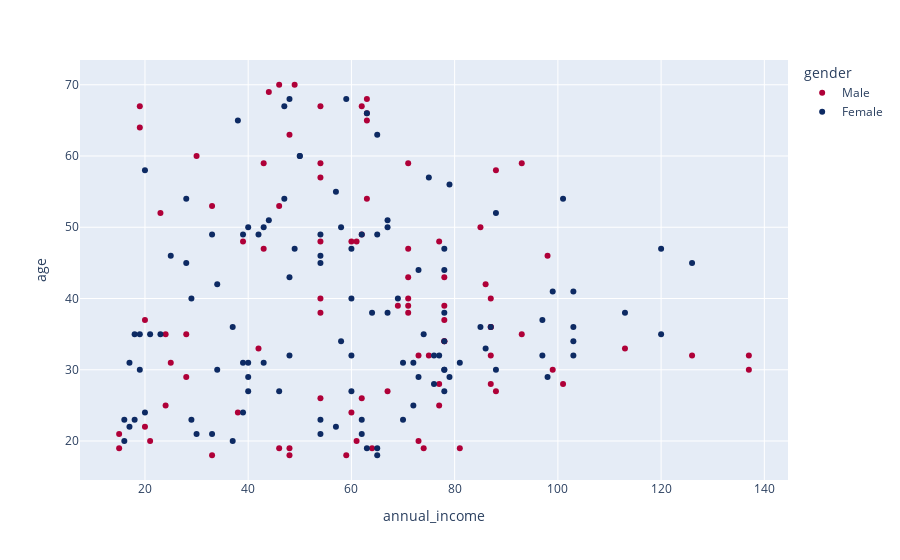

Write notebook code for a chart like this one.
### Code cell
px.scatter(data_frame=df,x="annual_income",y="age",color="gender",color_discrete_sequence=px.colors.qualitative.Dark24_r)

### Figure 1 — Plotly figure (JSON) as saved in the notebook; plotly's stock layout.template omitted (floating-point values rounded to 4 significant figures)
{"data": [{"hovertemplate": "gender=Male<br>annual_income=%{x}<br>age=%{y}<extra></extra>", "legendgroup": "Male", "marker": {"color": "#AF0038", "symbol": "circle"}, "mode": "markers", "name": "Male", "orientation": "v", "showlegend": true, "type": "scatter", "x": [15, 15, 19, 19, 20, 20, 21, 23, 24, 24, 25, 28, 28, 30, 33, 33, 38, 39, 42, 43, 43, 44, 46, 46, 46, 48, 48, 48, 49, 54, 54, 54, 54, 54, 54, 54, 59, 60, 60, 61, 61, 62, 62, 62, 63, 63, 63, 63, 64, 67, 69, 71, 71, 71, 71, 71, 71, 73, 73, 74, 75, 77, 77, 77, 78, 78, 78, 78, 78, 81, 85, 86, 87, 87, 87, 87, 87, 88, 88, 93, 93, 98, 99, 101, 113, 126, 137, 137], "xaxis": "x", "y": [19, 21, 64, 67, 37, 22, 20, 52, 35, 25, 31, 29, 35, 60, 53, 18, 24, 48, 33, 59, 47, 69, 53, 70, 19, 63, 18, 19, 70, 59, 26, 40, 57, 38, 67, 48, 18, 48, 24, 48, 20, 67, 26, 49, 54, 68, 66, 65, 19, 27, 39, 43, 40, 59, 38, 47, 39, 20, 32, 19, 32, 25, 28, 48, 34, 43, 39, 37, 34, 19, 50, 42, 32, 40, 28, 36, 36, 58, 27, 59, 35, 46, 30, 28, 33, 32, 32, 30], "yaxis": "y"}, {"hovertemplate": "gender=Female<br>annual_income=%{x}<br>age=%{y}<extra></extra>", "legendgroup": "Female", "marker": {"color": "#0D2A63", "symbol": "circle"}, "mode": "markers", "name": "Female", "orientation": "v", "showlegend": true, "type": "scatter", "x": [16, 16, 17, 17, 18, 18, 19, 19, 20, 20, 21, 23, 25, 28, 28, 29, 29, 30, 33, 33, 34, 34, 37, 37, 38, 39, 39, 39, 40, 40, 40, 40, 42, 43, 43, 44, 46, 47, 47, 48, 48, 48, 49, 50, 50, 54, 54, 54, 54, 54, 57, 57, 58, 58, 59, 60, 60, 60, 60, 62, 62, 62, 63, 63, 64, 65, 65, 65, 65, 67, 67, 67, 69, 70, 70, 72, 72, 73, 73, 74, 75, 76, 76, 77, 78, 78, 78, 78, 78, 78, 78, 79, 79, 81, 85, 86, 87, 88, 88, 97, 97, 98, 99, 101, 103, 103, 103, 103, 113, 120, 120, 126], "xaxis": "x", "y": [20, 23, 31, 22, 35, 23, 30, 35, 58, 24, 35, 35, 46, 54, 45, 40, 23, 21, 49, 21, 42, 30, 36, 20, 65, 31, 49, 24, 50, 27, 29, 31, 49, 31, 50, 51, 27, 67, 54, 43, 68, 32, 47, 60, 60, 45, 23, 49, 46, 21, 55, 22, 34, 50, 68, 40, 32, 47, 27, 23, 49, 21, 66, 19, 38, 18, 19, 63, 49, 51, 50, 38, 40, 23, 31, 25, 31, 29, 44, 35, 57, 28, 32, 32, 34, 44, 38, 47, 27, 30, 30, 56, 29, 31, 36, 33, 36, 52, 30, 37, 32, 29, 41, 54, 41, 36, 34, 32, 38, 47, 35, 45], "yaxis": "y"}], "layout": {"legend": {"title": {"text": "gender"}, "tracegroupgap": 0}, "margin": {"t": 60}, "xaxis": {"anchor": "y", "domain": [0, 1], "title": {"text": "annual_income"}}, "yaxis": {"anchor": "x", "domain": [0, 1], "title": {"text": "age"}}}}
